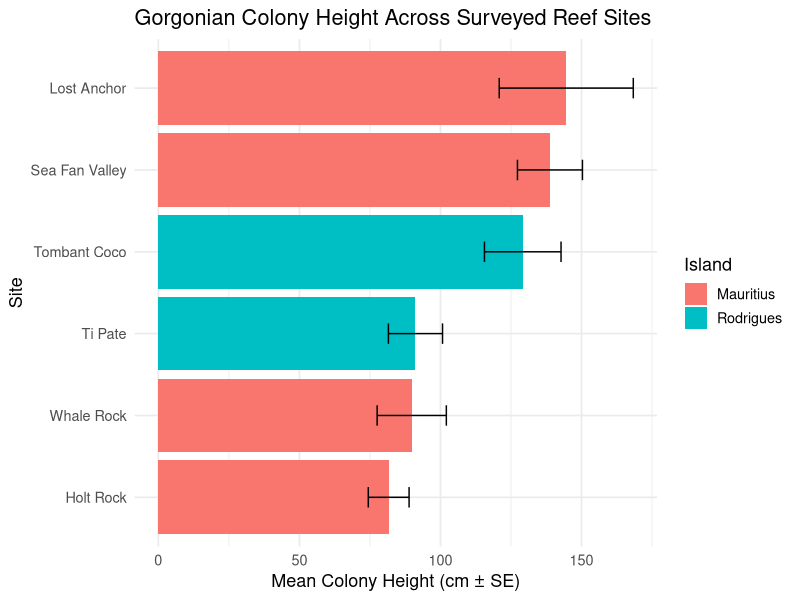

Generate this figure with R: (Note: this script raises an error after producing the figure.)
## ---- chunk 1
# Set options, housekeeping
knitr::opts_chunk$set(
	echo = TRUE,
	include = TRUE,
	message = FALSE,
	warning = FALSE)
## ---- chunk 2
#| message: true
#| warning: false
rm(list = ls())
## ---- chunk 3
library(tidyverse) # Inc dplyr, ggplot2, lubridate etc
library(readxl) # For reading in excel files
## ---- chunk 4
#dive data
dive <- read_csv(here::here("data/raw_data_dive.csv"),
                 na = c("", ".", "NA", "9999", "ND", "blank"))

#transect data
transect <- read_csv(here::here("data/transect_data.csv"),
                     na = c("", ".", "NA", "9999", "ND", "blank"))

#GEE current data
gee_currents <- read_csv(here::here("data/mascarene_gee_currents_2024.csv"),
                         na = c("", ".", "NA", "9999", "ND", "blank"))
## ---- chunk 5
seafan_valley <- read_excel(here::here("data/nutrient_data.xlsx"), sheet = "seafan_valley", na = c("", ".", "NA", "9999", "ND", "blank"))
lost_anchor <- read_excel(here::here("data/nutrient_data.xlsx"), sheet = "lost_anchor", na = c("", ".", "NA", "9999", "ND", "blank"))
holt_rock <- read_excel(here::here("data/nutrient_data.xlsx"), sheet = "holt_rock", na = c("", ".", "NA", "9999", "ND", "blank"))
whale_rock <- read_excel(here::here("data/nutrient_data.xlsx"), sheet = "whale_rock", na = c("", ".", "NA", "9999", "ND", "blank"))
antonios_finger <- read_excel(here::here("data/nutrient_data.xlsx"), sheet = "antonios_finger", na = c("", ".", "NA", "9999", "ND", "blank"))
aquarium <- read_excel(here::here("data/nutrient_data.xlsx"), sheet = "aquarium", na = c("", ".", "NA", "9999", "ND", "blank"))
plateau_benitier <- read_excel(here::here("data/nutrient_data.xlsx"), sheet = "plateau_benitier", na = c("", ".", "NA", "9999", "ND", "blank"))
ti_trou <- read_excel(here::here("data/nutrient_data.xlsx"), sheet = "ti_trou", na = c("", ".", "NA", "9999", "ND", "blank"))
couzoupa <- read_excel(here::here("data/nutrient_data.xlsx"), sheet = "couzoupa", na = c("", ".", "NA", "9999", "ND", "blank"))
tombant_coco <- read_excel(here::here("data/nutrient_data.xlsx"), sheet = "tombant_coco", na = c("", ".", "NA", "9999", "ND", "blank"))
ti_pate <- read_excel(here::here("data/nutrient_data.xlsx"), sheet = "ti_pate", na = c("", ".", "NA", "9999", "ND", "blank"))
## ---- chunk 6
seafan_valley
holt_rock
lost_anchor
whale_rock
ti_pate
ti_trou
tombant_coco
plateau_benitier
antonios_finger
couzoupa
aquarium
## ---- chunk 7
nutrient_data <- bind_rows(seafan_valley, holt_rock,
lost_anchor,
whale_rock,
ti_pate,
ti_trou,
tombant_coco,
plateau_benitier,
antonios_finger,
couzoupa,
aquarium) 
# Clean up the environment
rm(seafan_valley,
holt_rock,
lost_anchor,
whale_rock,
ti_pate,
ti_trou,
tombant_coco,
plateau_benitier,
antonios_finger,
couzoupa,
aquarium) # Clean up the environment
## ---- chunk 8
# Helper function to make column names clean case 
clean_name <- function(df) {
  names(df) <- names(df) |>
    str_to_lower() |>
    str_replace_all("[^a-z0-9]+", "_") |>
    str_remove_all("^_|_$")
  df
}
## ---- chunk 9
dive_clean <- dive |>
  clean_name() |>
  mutate(
    island = str_squish(island),
    site   = str_squish(str_to_title(site)),
    site   = recode(site, "Seafan Valley" = "Sea Fan Valley")
  )

transect_clean <- transect |>
  clean_name() |>
  mutate(
    island = str_squish(island),
    site   = str_squish(str_to_title(site)),
    site   = recode(site, "Seafan Valley" = "Sea Fan Valley")
  )

nutrients_clean <- nutrient_data |>
  clean_name() |>
  mutate(
    island = str_squish(island),
    site   = str_squish(str_to_title(site)),
    site   = recode(site, "Seafan Valley" = "Sea Fan Valley")
  )

gee_clean <- gee_currents |>
  clean_name() |>
  mutate(
    island = str_squish(island),
    site   = str_squish(str_to_title(site)),
    site   = recode(site, "Seafan Valley" = "Sea Fan Valley")
  ) |>
  select(island, site, hycom_current_speed = mean)
## ---- chunk 10
dive_clean
transect_clean
nutrients_clean
gee_clean
## ---- chunk 11
colony_site <- dive_clean |>
  filter(!is.na(height)) |>
  group_by(island, site) |>
  summarise(
    n_colonies  = n(),
    mean_height = mean(height, na.rm = TRUE),
    se_height   = sd(height, na.rm = TRUE) / sqrt(n()),
    mean_width  = mean(width, na.rm = TRUE),
    mean_depth  = mean(depth, na.rm = TRUE),
    .groups = "drop"
  )

print(colony_site)
## ---- chunk 12
nutrients_site <- nutrients_clean |>
  group_by(island, site) |>
  summarise(
    across(
      c(silicate, phosphate, nitrate, chl_a),
      list(
        mean = ~ mean(.x, na.rm = TRUE),
        se   = ~ sd(.x, na.rm = TRUE) / sqrt(sum(!is.na(.x)))
      ),
      .names = "{.col}_{.fn}"
    ),
    .groups = "drop"
  ) |>
  rename(
    chl_a_lab_mean = chl_a_mean,
    chl_a_lab_se   = chl_a_se
  )
## ---- chunk 13
master_site <- transect_clean |>
  left_join(colony_site, by = c("island", "site")) |>
  left_join(nutrients_site, by = c("island", "site")) |>
  left_join(gee_clean, by = c("island", "site"))

master_site
## ---- chunk 14
# Plot 1: Mean colony height (+/- SE) across surveyed sites
p1 <- colony_site |>
  ggplot(aes(x = reorder(site, mean_height), y = mean_height, fill = island)) +
  geom_col() +
  geom_errorbar(
    aes(ymin = mean_height - se_height, ymax = mean_height + se_height),
    width = 0.25
  ) +
  coord_flip() +
  labs(
    x = "Site",
    y = "Mean Colony Height (cm ± SE)",
    title = "Gorgonian Colony Height Across Surveyed Reef Sites",
    fill = "Island"
  ) +
  theme_minimal(base_size = 13)

p1
ggsave(here::here("output/fig1_colony_height_by_site.png"), p1, width = 8, height = 5, dpi = 300)

# Plot 2: Gorgonian density vs. water-column silicate
p2 <- ggplot(master_site, aes(x = silicate_mean, y = avg_gorgonian_density, color = island)) +
  geom_point(size = 3.5) +
  geom_smooth(method = "lm", se = FALSE) +
  labs(
    x = "Mean Silicate (µM)",
    y = "Mean Gorgonian Density (colonies/m²)",
    title = "Gorgonian Density vs. Water-Column Silicate",
    color = "Island"
  ) +
  theme_minimal(base_size = 13)

p2
ggsave(here::here("output/fig2_density_vs_silicate.png"), p2, width = 8, height = 5, dpi = 300)

# Plot 3: Gorgonian density vs. satellite HYCOM current speed (GEE)
p3 <- master_site |>
  filter(!is.na(hycom_current_speed)) |>
  ggplot(aes(x = hycom_current_speed, y = avg_gorgonian_density, color = island)) +
  geom_point(size = 3.5) +
  geom_smooth(method = "lm", se = FALSE) +
  labs(
    x = "Mean HYCOM Surface Current Speed (Apr–Jun 2024)",
    y = "Mean Gorgonian Density (colonies/m²)",
    title = "Gorgonian Density vs. Regional Ocean Current Speed (GEE)",
    color = "Island"
  ) +
  theme_minimal(base_size = 13)

p3
ggsave(here::here("output/fig3_density_vs_current.png"), p3, width = 8, height = 5, dpi = 300)

# Plot 4: Colony Height vs. Width across measured colonies
p_morph <- dive_clean |>
  filter(!is.na(height), !is.na(width)) |>
  ggplot(aes(x = width, y = height, color = island, shape = gorgonian_species)) +
  geom_point(alpha = 0.8, size = 3) +
  labs(
    x = "Colony Width (cm)",
    y = "Colony Height (cm)",
    title = "Gorgonian Morphometrics Across Mauritius and Rodrigues",
    color = "Island",
    shape = "Species"
  ) +
  theme_minimal(base_size = 13)

p_morph
ggsave(here::here("output/fig_morphometrics_scatter.png"), p_morph, width = 8, height = 5, dpi = 300)

# Plot 5: Gorgonian Density across ALL 11 surveyed sites (ordered by density)
p_all_sites <- master_site |>
  ggplot(aes(x = reorder(site, avg_gorgonian_density), y = avg_gorgonian_density, color = island)) +
  geom_segment(
    aes(xend = reorder(site, avg_gorgonian_density), y = 0, yend = avg_gorgonian_density),
    linewidth = 1.2
  ) +
  geom_point(size = 4) +
  coord_flip() +
  labs(
    x = "Surveyed Site (All 11 Sites)",
    y = "Mean Gorgonian Density (colonies/m²)",
    title = "Gorgonian Density Across All Surveyed Sites",
    subtitle = "Includes zero-density Rodrigues sites to show full spatial baseline",
    color = "Island"
  ) +
  theme_minimal(base_size = 13)

p_all_sites
ggsave(here::here("output/fig_all_sites_density.png"), p_all_sites, width = 8, height = 5, dpi = 300)

# Plot 6: Site-by-Site Reef Composition: Gorgonian Density vs. Total Coral Cover (all 11 sites)
p_composition <- master_site |>
  select(island, site, avg_gorgonian_density, total_coral_cover_pct) |>
  pivot_longer(
    cols = c(avg_gorgonian_density, total_coral_cover_pct),
    names_to = "metric",
    values_to = "value"
  ) |>
  mutate(
    metric = recode(
      metric,
      "avg_gorgonian_density" = "Mean Gorgonian Density",
      "total_coral_cover_pct" = "Total Coral Cover (%)"
    )
  ) |>
  ggplot(aes(x = reorder(site, value), y = value, fill = island)) +
  geom_col(show.legend = TRUE) +
  facet_wrap(~ metric, scales = "free_x") +
  coord_flip() +
  labs(
    x = "Surveyed Site (All 11 Sites)",
    y = NULL,
    title = "Gorgonian Density and Total Coral Cover Across All Sites",
    fill = "Island"
  ) +
  theme_minimal(base_size = 12)

p_composition
ggsave(here::here("output/fig_reef_composition_all_sites.png"), p_composition, width = 9, height = 5.5, dpi = 300)


# Plot 7: Multi-Variable Water Chemistry Overview (Faceted across all 4 lab variables)
p_water_chem <- master_site |>
  select(island, site, silicate_mean, phosphate_mean, nitrate_mean, chl_a_lab_mean) |>
  pivot_longer(
    cols = c(silicate_mean, phosphate_mean, nitrate_mean, chl_a_lab_mean),
    names_to = "variable",
    values_to = "mean_val"
  ) |>
  filter(!is.na(mean_val)) |>
  mutate(
    variable = recode(
      variable,
      "silicate_mean"  = "Silicate (µM)",
      "phosphate_mean" = "Phosphate (µM)",
      "nitrate_mean"   = "Nitrate (µM)",
      "chl_a_lab_mean" = "Lab Chl-a"
    )
  ) |>
  ggplot(aes(x = mean_val, y = reorder(site, mean_val), color = island)) +
  geom_segment(
    aes(x = 0, xend = mean_val, yend = reorder(site, mean_val)),
    linewidth = 0.9,
    alpha = 0.7
  ) +
  geom_point(size = 3) +
  facet_wrap(~ variable, scales = "free_x", nrow = 1) +
  labs(
    x = "Site Mean",
    y = NULL,
    title = "Water-Column Nutrients and Lab Chlorophyll-a Across Sites",
    color = "Island"
  ) +
  theme_minimal(base_size = 11)

p_water_chem
ggsave(here::here("output/fig_water_chemistry_overview.png"), p_water_chem, width = 10.5, height = 5.5, dpi = 300)
## ---- chunk 15
# 1. Cleaner Reef Composition: ordered consistently by gorgonian density
p_composition <- master_site |>
  mutate(site = fct_reorder(site, avg_gorgonian_density)) |>
  select(island, site, avg_gorgonian_density, total_coral_cover_pct) |>
  pivot_longer(
    cols = c(avg_gorgonian_density, total_coral_cover_pct),
    names_to = "metric",
    values_to = "value"
  ) |>
  mutate(
    metric = recode(
      metric,
      "avg_gorgonian_density" = "Gorgonian Density",
      "total_coral_cover_pct" = "Total Coral Cover (%)"
    )
  ) |>
  ggplot(aes(x = site, y = value, fill = island)) +
  geom_col() +
  facet_wrap(~ metric, scales = "free_x") +
  coord_flip() +
  labs(
    x = NULL,
    y = NULL,
    title = "Gorgonian Density vs. Total Coral Cover Across Sites",
    fill = "Island"
  ) +
  theme_minimal(base_size = 12) +
  theme(panel.spacing.x = unit(1.2, "lines"))

p_composition
ggsave(here::here("output/fig_reef_composition_all_sites2.png"), p_composition, width = 9, height = 5.5, dpi = 300)

# 2. Cleaner Water Chemistry: 2x2 grid so axis labels have plenty of breathing room
p_water_chem <- master_site |>
  select(island, site, silicate_mean, phosphate_mean, nitrate_mean, chl_a_lab_mean) |>
  pivot_longer(
    cols = c(silicate_mean, phosphate_mean, nitrate_mean, chl_a_lab_mean),
    names_to = "variable",
    values_to = "mean_val"
  ) |>
  filter(!is.na(mean_val)) |>
  mutate(
    variable = recode(
      variable,
      "silicate_mean"  = "Silicate (µM)",
      "phosphate_mean" = "Phosphate (µM)",
      "nitrate_mean"   = "Nitrate (µM)",
      "chl_a_lab_mean" = "Lab Chl-a"
    )
  ) |>
  ggplot(aes(x = mean_val, y = reorder(site, mean_val), color = island)) +
  geom_point(size = 3) +
  facet_wrap(~ variable, scales = "free_x", ncol = 2) +
  labs(
    x = "Site Mean",
    y = NULL,
    title = "Water-Column Nutrients and Lab Chlorophyll-a by Site",
    color = "Island"
  ) +
  theme_minimal(base_size = 11) +
  theme(panel.spacing = unit(1.1, "lines"))

p_water_chem
ggsave(here::here("output/fig_water_chemistry_overview2.png"), p_water_chem, width = 9.5, height = 6, dpi = 300)
## ---- chunk 16
# 1. Point to the new 20 m export
gee_currents <- read_csv(
  here::here("data/mascarene_gee_currents_20m_2024.csv"),
  na = c("", ".", "NA", "9999", "ND", "blank")
)

# 2. Run your existing clean_name(), master_site join, and plots as usual,
#    just updating p3's x-axis label & output filename to 20 m:
p3 <- master_site |>
  filter(!is.na(hycom_current_speed)) |>
  ggplot(aes(x = hycom_current_speed, y = avg_gorgonian_density, color = island)) +
  geom_point(size = 3.5) +
  labs(
    x = "Mean HYCOM Current Speed at 20 m (Apr–Jun 2024)",
    y = "Mean Gorgonian Density (colonies/m²)",
    title = "Gorgonian Density vs. Subsurface Current Speed (GEE)",
    color = "Island"
  ) +
  theme_minimal(base_size = 13)

p3
ggsave(here::here("output/fig3_density_vs_current_20m.png"), p3, width = 8, height = 5, dpi = 300)
## ---- chunk 17

# 1. Inspect column names in your cleaned dive & nutrient tables first
# names(dive_clean)
# names(nutrients_clean)

# 2. Calculate colony surface-area proxy per colony, then summarize per site
# Adjust `height` and `width` to match your exact cleaned column names
colony_size_site <- dive_clean |>
  filter(!is.na(height), !is.na(width), height > 0, width > 0) |>
  mutate(
    colony_area_proxy = height * width # e.g., cm² if height & width are in cm
  ) |>
  group_by(island, site) |>
  summarise(
    n_colonies = n(),
    mean_height = mean(height, na.rm = TRUE),
    se_height = sd(height, na.rm = TRUE) / sqrt(n_colonies),
    mean_width = mean(width, na.rm = TRUE),
    se_width = sd(width, na.rm = TRUE) / sqrt(n_colonies),
    mean_area = mean(colony_area_proxy, na.rm = TRUE),
    se_area = sd(colony_area_proxy, na.rm = TRUE) / sqrt(n_colonies),
    .groups = "drop"
  )
## ---- chunk 18
p_size_site <- colony_size_site |>
  mutate(site = fct_reorder(site, mean_area)) |>
  ggplot(aes(x = mean_area, y = site, color = island)) +
  geom_point(size = 3.2) +
  geom_errorbarh(
    aes(xmin = pmax(0, mean_area - se_area), xmax = mean_area + se_area),
    height = 0.25,
    alpha = 0.85
  ) +
  labs(
    x = "Mean Colony Area Proxy (Height × Width, mean ± SE)",
    y = "Site",
    title = "Gorgonian Colony Size Across Survey Sites",
    color = "Island"
  ) +
  theme_minimal(base_size = 10) +
  theme(legend.position = "top")

p_size_site
ggsave(here::here("output/fig_colony_area_by_site.png"), p_size_site, width = 8, height = 5.5, dpi = 300)
## ---- chunk 19
library(tidyverse)

# Option A: If using `colony_size_site` (sites with measured colonies)
# colony_counts <- colony_size_site |>
#   select(island, site, n_colonies)

# Option B: Compute colony counts directly from `dive_clean` across all sites
# (Replace `colony_id` with your colony column, or use `n()` if each row is one colony)
colony_counts <- dive_clean |>
  group_by(island, site) |>
  summarise(
    n_colonies = sum(!is.na(height) | !is.na(width)), # or `n()` if 1 row = 1 colony
    .groups = "drop"
  )

p_colony_count <- colony_counts |>
  mutate(site = fct_reorder(site, n_colonies)) |>
  ggplot(aes(x = n_colonies, y = site, fill = island)) +
  geom_col(width = 0.65, alpha = 0.9) +
  geom_text(
    aes(label = n_colonies),
    hjust = -0.25,
    size = 3.6,
    color = "grey20"
  ) +
  scale_x_continuous(expand = expansion(mult = c(0, 0.12))) +
  labs(
    x = "Number of Gorgonian Colonies",
    y = NULL,
    title = "Gorgonian Colony Count Across Survey Sites",
    fill = "Island"
  ) +
  theme_minimal(base_size = 12) +
  theme(
    legend.position = "top",
    panel.grid.major.y = element_blank()
  )

p_colony_count
ggsave(here::here("output/fig_colony_count_by_site.png"), p_colony_count, width = 8, height = 5.5, dpi = 300)
## ---- chunk 20
# 1. Compute colony counts per site (includes 0-colony sites if present in dive_clean)
colony_counts <- dive_clean |>
  group_by(island, site) |>
  summarise(
    n_colonies = sum(!is.na(height) | !is.na(width)), # or `n()` if 1 row = 1 colony
    .groups = "drop"
  )

# 2. Join with cleaned site-level nutrient / Chl-a data and reshape to long format
# Update the column names in `c(...)` to match `nutrients_clean`
count_nutrients_long <- colony_counts |>
  left_join(nutrients_clean, by = c("island", "site")) |>
  pivot_longer(
    cols = c(nitrate, phosphate, silicate, chl_a), # <-- edit to match your exact column names
    names_to = "nutrient_metric",
    values_to = "nutrient_value"
  ) |>
  filter(!is.na(n_colonies), !is.na(nutrient_value))

# 3. Plot Number of Colonies vs. Nutrient Values across sites
p_count_nutrients <- count_nutrients_long |>
  ggplot(aes(x = nutrient_value, y = n_colonies, color = island)) +
  geom_point(size = 3.2, alpha = 0.9) +
  facet_wrap(~ nutrient_metric, scales = "free_x") +
  labs(
    x = "Lab Nutrient / Chlorophyll-a Concentration",
    y = "Number of Gorgonian Colonies",
    title = "Gorgonian Colony Count vs. Lab Water Chemistry by Site",
    subtitle = "Each point represents a survey site in Mauritius or Rodrigues",
    color = "Island"
  ) +
  theme_minimal(base_size = 12) +
  theme(
    legend.position = "top",
    strip.text = element_text(face = "bold")
  )

p_count_nutrients
ggsave(here::here("output/fig_colony_count_vs_nutrients.png"), p_count_nutrients, width = 9.5, height = 6, dpi = 300)
## ---- chunk 21
# 1. Compute colony counts per site (keeps 0-colony sites so "presence/absence" is visible)
colony_counts <- dive_clean |>
  group_by(island, site) |>
  summarise(
    n_colonies = sum(!is.na(height) | !is.na(width)), # or `n()` if 1 row = 1 colony
    .groups = "drop"
  )

# 2. Join with cleaned site-level nutrient / Chl-a data
# Replace `chl_a` below with your exact cleaned chlorophyll-a column name
count_chla <- colony_counts |>
  left_join(nutrients_clean, by = c("island", "site")) |>
  filter(!is.na(n_colonies), !is.na(chl_a))

# 3. Quick non-parametric correlation check (Spearman is safer for small site counts & skewed data)
cor.test(count_chla$chl_a, count_chla$n_colonies, method = "spearman", exact = FALSE)

# 4. Plot Gorgonian Colony Count vs. Chlorophyll-a Concentration
p_count_chla <- count_chla |>
  ggplot(aes(x = chl_a, y = n_colonies)) +
  geom_smooth(
    method = "lm",
    se = TRUE,
    color = "grey40",
    linetype = "dashed",
    linewidth = 0.8
  ) +
  geom_point(aes(color = island), size = 3.5, alpha = 0.92) +
  labs(
    x = "Lab Chlorophyll-a Concentration (phytoplankton proxy)",
    y = "Number of Gorgonian Colonies",
    title = "Gorgonian Colony Abundance vs. Chlorophyll-a Across Sites",
    subtitle = "(dashed line = overall linear trend ± SE)",
    color = "Island"
  ) +
  theme_minimal(base_size = 12) +
  theme(legend.position = "top")

p_count_chla
ggsave(here::here("output/fig_colony_count_vs_chla.png"), p_count_chla, width = 8, height = 5.5, dpi = 300)
## ---- chunk 22


# 1. Summarize colony count and depth per site
# Adjust `depth`, `height`, and `width` to match your cleaned column names in `dive_clean`
site_depth_counts <- dive_clean |>
  group_by(island, site) |>
  summarise(
    n_colonies = sum(!is.na(height) | !is.na(width)), # or `n()` if 1 row = 1 colony
    mean_depth = mean(depth, na.rm = TRUE),
    .groups = "drop"
  ) |>
  filter(!is.na(n_colonies), !is.na(mean_depth))

# 2. Plot Colony Count vs. Depth with a neat boxed legend on the right
p_count_depth <- site_depth_counts |>
  ggplot(aes(x = mean_depth, y = n_colonies, color = site, shape = island)) +
  geom_point(size = 4, alpha = 0.95) +
   scale_shape_manual(values = c(16, 17)) + # solid circle & solid triangle for clear contrast
  scale_y_continuous(expand = expansion(mult = c(0.05, 0.16))) +
  scale_x_continuous(expand = expansion(mult = c(0.08, 0.08))) +
  labs(
    x = "Mean Survey Depth (m)",
    y = "Number of Gorgonian Colonies",
    title = "Gorgonian Colony Count vs. Depth by Survey Site",
    
    color = "Site",
    shape = "Island"
  ) +
  theme_minimal(base_size = 12) +
  theme(
    legend.position = "right",
    legend.justification = "top",
    legend.box = "vertical",
    legend.box.background = element_rect(
      fill = "white",
      color = "grey75",
      linewidth = 0.6
    ),
    legend.box.margin = margin(6, 6, 6, 6),
    legend.key = element_rect(fill = "white", color = NA),
    legend.title = element_text(face = "bold", size = 10.5),
    legend.text = element_text(size = 9.5)
  )

p_count_depth
ggsave(here::here("output/fig_colony_count_vs_depth.png"), p_count_depth, width = 9.5, height = 5.8, dpi = 300)
